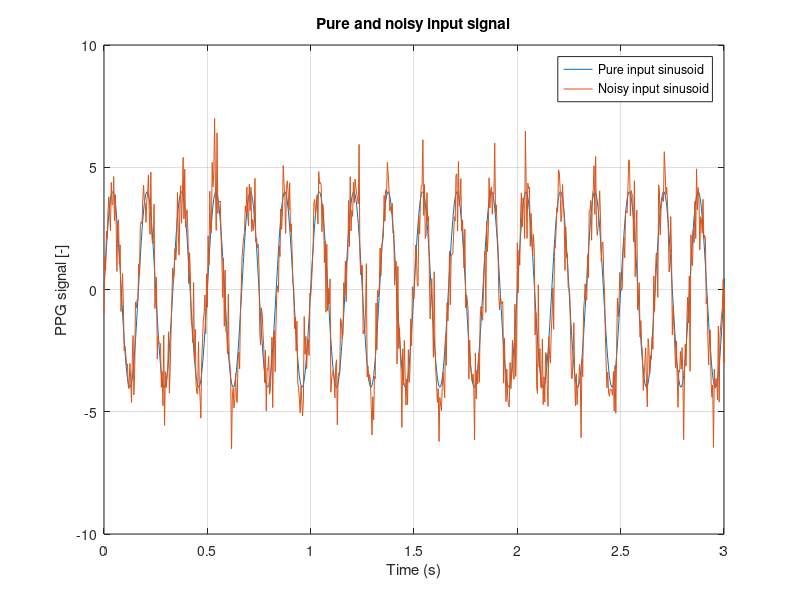

Reproduce this figure in MATLAB. (Note: this script raises an error after producing the figure.)
function PPGsig= AdapTest()
clear all;
%% Part 1-Generating a known signal %%
fs=256;
t=0:1/fs:40;
f=6;
FFTres=1024;
WFlength = 16; % Wiener filter length

sinePPG=4*sin(2*pi*f*t);

%% Part 2- Simulating accelerometer noise %%

Acc_x=(2.2*randn(size(sinePPG)))+0.05;
Acc_y=(0.9*randn(size(sinePPG)));
Acc_z=(1.8*randn(size(sinePPG)))+0.02;

%% Part 3- Viewing a noisy signal %%
%Not actually representative for MA,not used for filterimplementation
%Just a visualizer
sinePPGnoisy=sinePPG+1/3*(Acc_x+Acc_y+Acc_z);
figure()
plot(t,sinePPG);grid on;
hold on;
plot(t,sinePPGnoisy);
title('Pure and noisy input signal');
xlabel('Time (s)');
ylabel('PPG signal [-]');
xlim([0 3]);
legend({'Pure input sinusoid','Noisy input sinusoid'})
figure()
pspectrum(sinePPG);
figure()
pspectrum(sinePPGnoisy);

sinePPGnoisyStd=(sinePPGnoisy-mean(sinePPGnoisy))/(std(sinePPGnoisy));
% framework rule, 4s window 2s shift
window   = 4 * fs;  % window length is 4 seconds
step     = 1 * fs;  % step size is 2 seconds


wLength = floor((length(sinePPGnoisy)-window)/step) + 1;  % total number of windows(estimates)
    
    clear W11_FFTi W11_PPG_ave_FFT_Clean;
    
    j=1;
    for i =  [1 :  wLength]
        curSeg = (i-1)*step+1 : (i-1)*step+window;
        PPG_ave = sinePPGnoisyStd(:,curSeg); PPG_ave2 = sinePPGnoisy(:,curSeg);
        ACC_X_seg = Acc_x(:,curSeg); ACC_Y_seg = Acc_y(:,curSeg); ACC_Z_seg = Acc_z(:,curSeg);
        

        % PPG FFT
        PPG_ave_FFT = fft(PPG_ave,FFTres);
        PPG_ave2_FFT = fft(PPG_ave2,FFTres);
        
        %acceleration FFT
        ACC_X_FFT= fft(ACC_X_seg,FFTres);
        ACC_Y_FFT= fft(ACC_Y_seg,FFTres);
        ACC_Z_FFT= fft(ACC_Z_seg,FFTres);
        
        %Reference A Temko "Accurate Heart Rate Monitoring During Physical Exercises Using PPG," 
        %in IEEE Transactions on Biomedical Engineering,vol. 64,no. 9,pp. 2016-2024,Sept. 2017      
        % Wiener filtering PPG-ACC, two types
        % W1 filter = clean_signal/(clean_signal+noise) = (all_signal-noise)/all_signal,
        % where all_signal = time_average(ppg_signal), noise = time_average(accelerometer)
        %
        % The process of Wiener filtering:
        % 1. Estimate the 'signal'/'clean_signal' level as average over
        %    past 15 spectral envelopes (~30s)
        % 2. Scale the spectrum of noise and signal/clean_signal
        % 3. Apply the filter as weighting of the spectral components
          
        
%Normalized filtering for HR estimation
        % Algorithm 1, spectral envelope calculated using second power of FFT
        %adding power spectrum of current window signal to accumalate input spectrum
        W11_FFTi(i,:) = abs(PPG_ave_FFT).^2;
        
        %averaged input power spectrum
        %edge case for the first window
        if i==1, W11_PPG_ave_FFT_ALL = W11_FFTi(i,:); 
        %averaged input power spectrum using upto 16 windows
        else W11_PPG_ave_FFT_ALL = mean(W11_FFTi(max(1,i-WFlength):i,:),1); 
        end
        
        %normalizing power spectrums
        W11_PPG_ave_FFT_ALL_norm = (W11_PPG_ave_FFT_ALL)/max(W11_PPG_ave_FFT_ALL);
        W11_ACC_X_FFT_norm = (abs(ACC_X_FFT).^2)/max(abs(ACC_X_FFT.^2));
        W11_ACC_Y_FFT_norm = (abs(ACC_Y_FFT).^2)/max(abs(ACC_Y_FFT).^2);
        W11_ACC_Z_FFT_norm = (abs(ACC_Z_FFT).^2)/max(abs(ACC_Z_FFT).^2);
        %Average power spectrum of accelerometer signals
        W11_ACC_N_FFT_norm=1/3*(W11_ACC_X_FFT_norm+W11_ACC_Y_FFT_norm+W11_ACC_Z_FFT_norm);
        %Filter weights spectrum for the particular window 
        WF11 = (1 - (W11_ACC_N_FFT_norm./(W11_PPG_ave_FFT_ALL_norm)));
        %Adding Clean signal estimate to the output
        PPG_ave_FFT_Clean(i,:) = abs(PPG_ave_FFT).*(WF11);

        
 %Unnormalized filtering for output plotting and SpO2
 
 %adding power spectrum of current window signal to accumalate input spectrum
        W12_FFTi(i,:) = abs(PPG_ave2_FFT).^2;
 %edge case for the first window       
        if i==1, W12_PPG_ave_FFT_ALL = W12_FFTi(i,:);
 %averaged input power spectrum using upto 16 windows
        else W12_PPG_ave_FFT_ALL = mean(W12_FFTi(max(1,i-WFlength):i,:),1); 
        end
        %Average power spectrum of accelerometer signals
        W12_ACC_N_FFT=1/3*((abs(ACC_X_FFT).^2)+(abs(ACC_Y_FFT).^2)+(abs(ACC_Z_FFT).^2));
        %Filter weights spectrum for the particular window 
        WF12 = (1 - (W12_ACC_N_FFT./(W12_PPG_ave_FFT_ALL)));
        %Adding Clean signal estimate to the output
        PPG_ave2_FFT_Clean(i,:) = abs(PPG_ave2_FFT).*(WF12);
        
        
        if mod(i-1,4)==0
        PPG_ave_IFFT_Clean(j,:)= ifft(PPG_ave_FFT.*(WF11));
        PPG_ave2_IFFT_Clean(j,:) = ifft(PPG_ave2_FFT.*(WF12));
        j=j+1;
        end
    end
    
%reshaping normalized clean PPG to a vector
PPG_Clean_normt=PPG_ave_IFFT_Clean.';
PPG_Clean_norm=reshape(PPG_Clean_normt,1,[]);
%reshaping clean PPG to a vector
PPG_Cleant=PPG_ave2_IFFT_Clean.';
PPG_Clean=reshape(PPG_Cleant,1,[]);

t2=0:1/fs:(length(PPG_Clean)/fs);%for plotting, time values from sample rate and index
t2=t2(2:length(t2));
%Plotting figures of clean PPG
figure();
plot(t2,PPG_Clean_norm);grid on;
title('Processed signal after normalization');
xlabel('Time (s)');
ylabel('PPG signal [-]');
xlim([0 3]);
figure();
plot(t2,PPG_Clean);grid on;
title('Processed signal');
xlabel('Time (s)');
ylabel('PPG signal [-]');
xlim([0 3]);

PPGsig=PPG_Clean;

